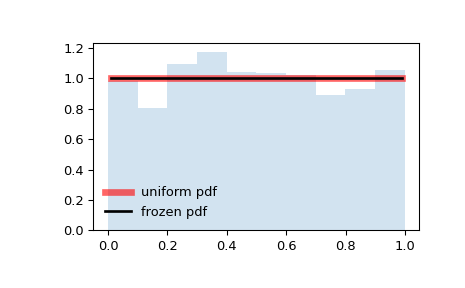

Generate this figure with Python:
from scipy.stats import uniform
import matplotlib.pyplot as plt
fig, ax = plt.subplots(1, 1)

# Calculate the first four moments:

mean, var, skew, kurt = uniform.stats(moments='mvsk')

# Display the probability density function (``pdf``):

x = np.linspace(uniform.ppf(0.01),
                uniform.ppf(0.99), 100)
ax.plot(x, uniform.pdf(x),
       'r-', lw=5, alpha=0.6, label='uniform pdf')

# Alternatively, the distribution object can be called (as a function)
# to fix the shape, location and scale parameters. This returns a "frozen"
# RV object holding the given parameters fixed.

# Freeze the distribution and display the frozen ``pdf``:

rv = uniform()
ax.plot(x, rv.pdf(x), 'k-', lw=2, label='frozen pdf')

# Check accuracy of ``cdf`` and ``ppf``:

vals = uniform.ppf([0.001, 0.5, 0.999])
np.allclose([0.001, 0.5, 0.999], uniform.cdf(vals))
# True

# Generate random numbers:

r = uniform.rvs(size=1000)

# And compare the histogram:

ax.hist(r, density=True, histtype='stepfilled', alpha=0.2)
ax.legend(loc='best', frameon=False)
plt.show()
